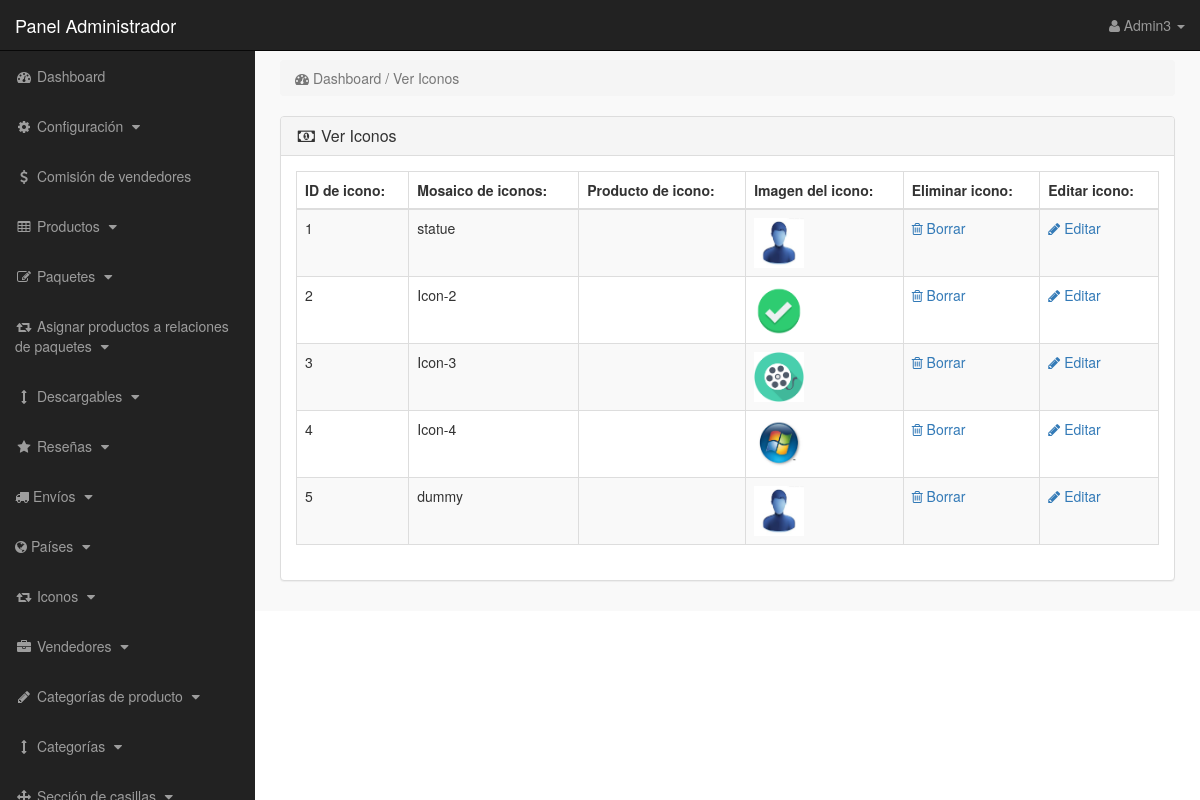
Page /admin_area/index.php?view_icons (signed in) on the committed database.
### tables this page shows
CREATE TABLE `icons` (
  `icon_id` int(10) NOT NULL,
  `icon_product` int(10) NOT NULL,
  `icon_title` varchar(255) NOT NULL,
  `icon_image` varchar(255) NOT NULL
);

### admin_area/view_icons.php (the view)
<?php
if(!isset($_SESSION['admin_email'])){
echo "<script>window.open('login.php','_self')</script>";
}
else {
?>
<div class="row">
<div class="col-lg-12">
<ol class="breadcrumb">
<li class="active">
<i class="fa fa-dashboard"> </i> Dashboard / Ver Iconos
</li>
</ol>
</div>
</div>
<div class="row">
<div class="col-lg-12">
<div class="panel panel-default">
<div class="panel-heading">
<h3 class="panel-title">
<i class="fa fa-money fa-fw"> </i> Ver Iconos
</h3>
</div>
<div class="panel-body">
<div class="table-responsive">
<table class="table table-bordered table-hover table-striped">
<thead>
<tr>
<th> ID de icono: </th>
<th> Mosaico de iconos: </th>
<th> Producto de icono: </th>
<th> Imagen del icono: </th>
<th> Eliminar icono: </th>
<th> Editar icono: </th>
</tr>
</thead>
<tbody>
<?php
$i = 0;
$get_icons = "select * from icons";
$run_icons = mysqli_query($con,$get_icons);
while($row_icons = mysqli_fetch_array($run_icons)){
$icon_id = $row_icons['icon_id'];
$product_id = $row_icons['icon_product'];
$icon_title = $row_icons['icon_title'];
$icon_image = $row_icons['icon_image'];
$get_p = "select * from products where product_id='$product_id'";
$run_p = mysqli_query($con,$get_p);
$row_p = mysqli_fetch_array($run_p);
$p_title = $row_p['product_title'];
$i++;
?>
<tr>
<td><?php echo $i; ?></td>
<td><?php echo $icon_title; ?></td>
<td><?php echo $p_title; ?></td>
<td>
<img src="icon_images/<?php echo $icon_image; ?>" width="50" height="50">
</td>
<td>
<a href="index.php?delete_icon=<?php echo $icon_id; ?>">
<i class="fa fa-trash-o"> </i> Borrar
</a>
</td>
<td>
<a href="index.php?edit_icon=<?php echo $icon_id; ?>">
<i class="fa fa-pencil"> </i> Editar
</a>
</td>
</tr>
<?php } ?>
</tbody>
</table>
</div>
</div>
</div>
</div>
</div>
<?php } ?>

### admin_area/includes/sidebar.php (shortened to what this page needs)
<?php
if(!isset($_SESSION['admin_email'])){
echo "<script>window.open('login.php','_self')</script>";
}
else {
?>
<nav class="navbar navbar-inverse navbar-fixed-top">
<div class="navbar-header" >
<a class="navbar-brand" href="index.php?dashboard" >Panel Administrador</a>
</div>
<ul class="nav navbar-right top-nav" >
<li class="dropdown" >
<a href="#" class="dropdown-toggle" data-toggle="dropdown" >
<i class="fa fa-user" ></i>
<?php echo $admin_name; ?> <b class="caret" ></b>
</a>
</li>
</ul>
<div class="collapse navbar-collapse navbar-ex1-collapse">
<ul class="nav navbar-nav side-nav">
<li>
<a href="index.php?dashboard">
<i class="fa fa-fw fa-dashboard"></i> Dashboard
</a>
</li>
<li>
<a href="#" data-toggle="collapse" data-target="#settings">
<i class="fa fa-fw fa-cog"></i> Configuración
<i class="fa fa-fw fa-caret-down"></i>
</a>
</li>
<li>
<a href="index.php?vendors_commissions">
<i class="fa fa-fw fa-usd"></i> Comisión de vendedores
</a>
</li>
<li>
<a href="#" data-toggle="collapse" data-target="#products">
<i class="fa fa-fw fa-table"></i> Productos
<i class="fa fa-fw fa-caret-down"></i>
</a>
</li>
<li>
<a href="#" data-toggle="collapse" data-target="#bundles">
<i class="fa fa-fw fa-edit"></i> Paquetes
<i class="fa fa-fw fa-caret-down"></i>
</a>
</li>
<li>
<a href="#" data-toggle="collapse" data-target="#relations">
<i class="fa fa-fw fa-retweet"></i> Asignar productos a relaciones de paquetes
<i class="fa fa-fw fa-caret-down"></i>
</a>
</li>
<li>
<a href="#" data-toggle="collapse" data-target="#downloads">
<i class="fa fa-fw fa-arrows-v"></i> Descargables
<i class="fa fa-fw fa-caret-down"></i>
</a>
</li>
<li>
<a href="#" data-toggle="collapse" data-target="#reviews">
<i class="fa fa-fw fa-star"></i> Reseñas
<i class="fa fa-fw fa-caret-down"></i>
</a>
</li>
<li>
<a href="#" data-toggle="collapse" data-target="#shipping_zones">
<i class="fa fa-truck" aria-hidden="true"></i> Envíos
<i class="fa fa-fw fa-caret-down" ></i>
</a>
</li>
<li>
<a href="#" data-toggle="collapse" data-target="#countries">
<i class="fa fa-globe" aria-hidden="true"></i> Países
<i class="fa fa-fw fa-caret-down" ></i>
</a>
</li>
<li>
<a href="#" data-toggle="collapse" data-target="#icons">
<i class="fa fa-fw fa-retweet"> </i> Iconos
<i class="fa fa-fw fa-caret-down" ></i>
</a>
</li>
<li>
<a href="#" data-toggle="collapse" data-target="#manufacturers">
<i class="fa fa-fw fa-briefcase"></i> Vendedores
<i class="fa fa-fw fa-caret-down"></i>
</a>
</li>
<li>
<a href="#" data-toggle="collapse" data-target="#p_cat">
<i class="fa fa-fw fa-pencil"></i> Categorías de producto
<i class="fa fa-fw fa-caret-down"></i>
</a>
</li>
<li>
<a href="#" data-toggle="collapse" data-target="#cat">
<i class="fa fa-fw fa-arrows-v"></i> Categorías
<i class="fa fa-fw fa-caret-down"></i>
</a>
</li>
<li>
<a href="#" data-toggle="collapse" data-target="#boxes">
<i class="fa fa-fw fa-arrows"></i> Sección de casillas
<i class="fa fa-fw fa-caret-down"></i>
</a>
</li>
</ul>
</div>
</nav>
<?php } ?>

### admin_area/css/style.css (style rules this page uses)
body { margin-top:100px; }
@media (min-width: 768px) { body { margin-top:50px; } }
.top-nav { padding:0 15px; }
.top-nav>li { display:inline-block; float:left; }
.top-nav>li>a { padding-top:15px; padding-bottom:15px; line-height:20px; color:#999; }
@media (min-width: 768px) { .side-nav { position:fixed; top:51px; width:255px; border-radius:0; overflow-y:auto; background-color: #222; bottom:0; overflow-x:hidden; padding-bottom:40px; } }
@media (min-width: 768px) { .side-nav>li>a { width:255px; } }
.panel-body { border-radius:5px; }

### rows in the picture
icons: icon_title "statue", icon_image (picture)
icons: icon_title "Icon-2", icon_image (picture)
icons: icon_title "Icon-3", icon_image (picture)
icons: icon_title "Icon-4", icon_image (picture)
icons: icon_title "dummy", icon_image (picture)

### other values in the picture
$admin_name "Admin3"
